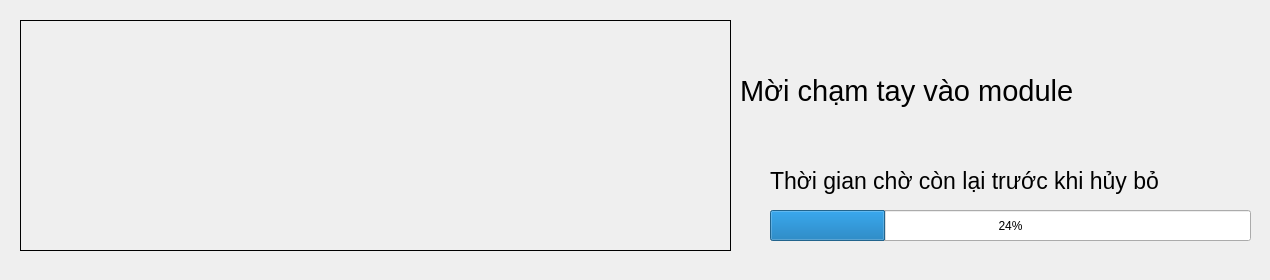
    <widget class="QWidget" name="Modulenhanvantay">
     <widget class="QLabel" name="label_32">
      <property name="geometry">
       <rect>
        <x>20</x>
        <y>20</y>
        <width>711</width>
        <height>231</height>
       </rect>
      </property>
      <property name="styleSheet">
       <string notr="true">border-image: url(:/newPrefix/fileanh/new/1715390cam_bien_nhan_dang_van_tay.png);</string>
      </property>
      <property name="frameShape">
       <enum>QFrame::Box</enum>
      </property>
      <property name="text">
       <string/>
      </property>
     </widget>
     <widget class="QLabel" name="nhanantaynguoidung">
      <property name="geometry">
       <rect>
        <x>740</x>
        <y>60</y>
        <width>521</width>
        <height>61</height>
       </rect>
      </property>
      <property name="font">
       <font>
        <pointsize>22</pointsize>
       </font>
      </property>
      <property name="text">
       <string>Mời chạm tay vào module</string>
      </property>
     </widget>
     <widget class="QProgressBar" name="progressBar2">
      <property name="geometry">
       <rect>
        <x>770</x>
        <y>210</y>
        <width>481</width>
        <height>31</height>
       </rect>
      </property>
      <property name="value">
       <number>24</number>
      </property>
     </widget>
     <widget class="QLabel" name="label_35">
      <property name="geometry">
       <rect>
        <x>770</x>
        <y>165</y>
        <width>411</width>
        <height>31</height>
       </rect>
      </property>
      <property name="font">
       <font>
        <pointsize>17</pointsize>
       </font>
      </property>
      <property name="text">
       <string>Thời gian chờ còn lại trước khi hủy bỏ</string>
      </property>
     </widget>
     <widget class="QLabel" name="label_59">
      <property name="geometry">
       <rect>
        <x>0</x>
        <y>0</y>
        <width>1261</width>
        <height>271</height>
       </rect>
      </property>
      <property name="styleSheet">
       <string notr="true">border-image: url(:/newPrefix/fileanh/background1.jpg);
				border-top-left-radius: 20px;
				border-top-right-radius: 20px;
				border-bottom-right-radius: 20px;
				border-bottom-left-radius: 20px;</string>
      </property>
      <property name="text">
       <string/>
      </property>
     </widget>
     <zorder>label_59</zorder>
     <zorder>label_32</zorder>
     <zorder>nhanantaynguoidung</zorder>
     <zorder>progressBar2</zorder>
     <zorder>label_35</zorder>
    </widget>
